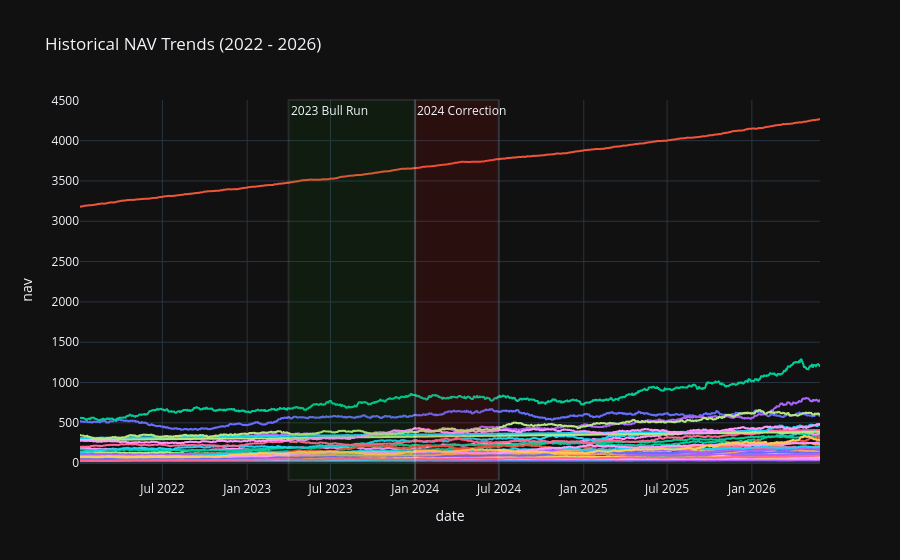

Here is the notebook cell this chart was saved with:
### Markdown cell above
### NAV Trend Analysis (Plotly)

### Code cell
# Pull NAV history and join with fund details
query = """
SELECT n.date, n.nav, f.scheme_name 
FROM fact_nav n
JOIN dim_fund f ON n.amfi_code = f.amfi_code
"""
nav_df = pd.read_sql(query, conn)
nav_df['date'] = pd.to_datetime(nav_df['date'])

# Build interactive timeline chart
fig = px.line(nav_df, x='date', y='nav', color='scheme_name', 
              title='Historical NAV Trends (2022 - 2026)')

# Add financial market annotations
fig.add_vrect(x0="2023-04-01", x1="2023-12-31", fillcolor="green", opacity=0.1, 
              annotation_text="2023 Bull Run", annotation_position="top left")
fig.add_vrect(x0="2024-01-01", x1="2024-06-30", fillcolor="red", opacity=0.1, 
              annotation_text="2024 Correction", annotation_position="top left")

fig.update_layout(showlegend=False, template='plotly_dark')
fig.show()

# Save for final report export requirement
fig.write_image("../reports/nav_trends.png")

### Figure 1 — Plotly figure (JSON) as saved in the notebook; plotly's stock layout.template omitted (floating-point values rounded to 4 significant figures; data arrays with more than 128 entries replaced by an {"elided": "..."} marker saying what was removed)
{"data": [{"hovertemplate": "scheme_name=HDFC Top 100 Fund - Regular Plan - Growth<br>date=%{x}<br>nav=%{y}<extra></extra>", "legendgroup": "HDFC Top 100 Fund - Regular Plan - Growth", "line": {"color": "#636efa", "dash": "solid"}, "marker": {"symbol": "circle"}, "mode": "lines", "name": "HDFC Top 100 Fund - Regular Plan - Growth", "showlegend": true, "type": "scattergl", "x": {"elided": "1608 str values"}, "xaxis": "x", "y": {"elided": "1608 float values"}, "yaxis": "y"}, {"hovertemplate": "scheme_name=HDFC Short Term Debt Fund - Regular - Growth<br>date=%{x}<br>nav=%{y}<extra></extra>", "legendgroup": "HDFC Short Term Debt Fund - Regular - Growth", "line": {"color": "#EF553B", "dash": "solid"}, "marker": {"symbol": "circle"}, "mode": "lines", "name": "HDFC Short Term Debt Fund - Regular - Growth", "showlegend": true, "type": "scattergl", "x": {"elided": "1608 str values"}, "xaxis": "x", "y": {"elided": "1608 float values"}, "yaxis": "y"}, {"hovertemplate": "scheme_name=HDFC Mid-Cap Opportunities Fund - Regular - Growth<br>date=%{x}<br>nav=%{y}<extra></extra>", "legendgroup": "HDFC Mid-Cap Opportunities Fund - Regular - Growth", "line": {"color": "#00cc96", "dash": "solid"}, "marker": {"symbol": "circle"}, "mode": "lines", "name": "HDFC Mid-Cap Opportunities Fund - Regular - Growth", "showlegend": true, "type": "scattergl", "x": {"elided": "1608 str values"}, "xaxis": "x", "y": {"elided": "1608 float values"}, "yaxis": "y"}, {"hovertemplate": "scheme_name=ABSL Frontline Equity Fund - Regular - Growth<br>date=%{x}<br>nav=%{y}<extra></extra>", "legendgroup": "ABSL Frontline Equity Fund - Regular - Growth", "line": {"color": "#ab63fa", "dash": "solid"}, "marker": {"symbol": "circle"}, "mode": "lines", "name": "ABSL Frontline Equity Fund - Regular - Growth", "showlegend": true, "type": "scattergl", "x": {"elided": "1608 str values"}, "xaxis": "x", "y": {"elided": "1608 float values"}, "yaxis": "y"}, {"hovertemplate": "scheme_name=ABSL Small Cap Fund - Regular - Growth<br>date=%{x}<br>nav=%{y}<extra></extra>", "legendgroup": "ABSL Small Cap Fund - Regular - Growth", "line": {"color": "#FFA15A", "dash": "solid"}, "marker": {"symbol": "circle"}, "mode": "lines", "name": "ABSL Small Cap Fund - Regular - Growth", "showlegend": true, "type": "scattergl", "x": {"elided": "1608 str values"}, "xaxis": "x", "y": {"elided": "1608 float values"}, "yaxis": "y"}, {"hovertemplate": "scheme_name=ABSL Liquid Fund - Regular - Growth<br>date=%{x}<br>nav=%{y}<extra></extra>", "legendgroup": "ABSL Liquid Fund - Regular - Growth", "line": {"color": "#19d3f3", "dash": "solid"}, "marker": {"symbol": "circle"}, "mode": "lines", "name": "ABSL Liquid Fund - Regular - Growth", "showlegend": true, "type": "scattergl", "x": {"elided": "1608 str values"}, "xaxis": "x", "y": {"elided": "1608 float values"}, "yaxis": "y"}, {"hovertemplate": "scheme_name=UTI Nifty 50 Index Fund - Regular - Growth<br>date=%{x}<br>nav=%{y}<extra></extra>", "legendgroup": "UTI Nifty 50 Index Fund - Regular - Growth", "line": {"color": "#FF6692", "dash": "solid"}, "marker": {"symbol": "circle"}, "mode": "lines", "name": "UTI Nifty 50 Index Fund - Regular - Growth", "showlegend": true, "type": "scattergl", "x": {"elided": "1608 str values"}, "xaxis": "x", "y": {"elided": "1608 float values"}, "yaxis": "y"}, {"hovertemplate": "scheme_name=UTI Mid Cap Fund - Regular - Growth<br>date=%{x}<br>nav=%{y}<extra></extra>", "legendgroup": "UTI Mid Cap Fund - Regular - Growth", "line": {"color": "#B6E880", "dash": "solid"}, "marker": {"symbol": "circle"}, "mode": "lines", "name": "UTI Mid Cap Fund - Regular - Growth", "showlegend": true, "type": "scattergl", "x": {"elided": "1608 str values"}, "xaxis": "x", "y": {"elided": "1608 float values"}, "yaxis": "y"}, {"hovertemplate": "scheme_name=UTI Flexi Cap Fund - Regular - Growth<br>date=%{x}<br>nav=%{y}<extra></extra>", "legendgroup": "UTI Flexi Cap Fund - Regular - Growth", "line": {"color": "#FF97FF", "dash": "solid"}, "marker": {"symbol": "circle"}, "mode": "lines", "name": "UTI Flexi Cap Fund - Regular - Growth", "showlegend": true, "type": "scattergl", "x": {"elided": "1608 str values"}, "xaxis": "x", "y": {"elided": "1608 float values"}, "yaxis": "y"}, {"hovertemplate": "scheme_name=Nippon India Large Cap Fund - Regular - Growth<br>date=%{x}<br>nav=%{y}<extra></extra>", "legendgroup": "Nippon India Large Cap Fund - Regular - Growth", "line": {"color": "#FECB52", "dash": "solid"}, "marker": {"symbol": "circle"}, "mode": "lines", "name": "Nippon India Large Cap Fund - Regular - Growth", "showlegend": true, "type": "scattergl", "x": {"elided": "1608 str values"}, "xaxis": "x", "y": {"elided": "1608 float values"}, "yaxis": "y"}, {"hovertemplate": "scheme_name=Nippon India Large Cap Fund - Direct - Growth<br>date=%{x}<br>nav=%{y}<extra></extra>", "legendgroup": "Nippon India Large Cap Fund - Direct - Growth", "line": {"color": "#636efa", "dash": "solid"}, "marker": {"symbol": "circle"}, "mode": "lines", "name": "Nippon India Large Cap Fund - Direct - Growth", "showlegend": true, "type": "scattergl", "x": {"elided": "1608 str values"}, "xaxis": "x", "y": {"elided": "1608 float values"}, "yaxis": "y"}, {"hovertemplate": "scheme_name=Nippon India Small Cap Fund - Regular - Growth<br>date=%{x}<br>nav=%{y}<extra></extra>", "legendgroup": "Nippon India Small Cap Fund - Regular - Growth", "line": {"color": "#EF553B", "dash": "solid"}, "marker": {"symbol": "circle"}, "mode": "lines", "name": "Nippon India Small Cap Fund - Regular - Growth", "showlegend": true, "type": "scattergl", "x": {"elided": "1608 str values"}, "xaxis": "x", "y": {"elided": "1608 float values"}, "yaxis": "y"}, {"hovertemplate": "scheme_name=Nippon India ETF Nifty 50 BeES<br>date=%{x}<br>nav=%{y}<extra></extra>", "legendgroup": "Nippon India ETF Nifty 50 BeES", "line": {"color": "#00cc96", "dash": "solid"}, "marker": {"symbol": "circle"}, "mode": "lines", "name": "Nippon India ETF Nifty 50 BeES", "showlegend": true, "type": "scattergl", "x": {"elided": "1608 str values"}, "xaxis": "x", "y": {"elided": "1608 float values"}, "yaxis": "y"}, {"hovertemplate": "scheme_name=Nippon India Gilt Securities Fund - Regular - Growth<br>date=%{x}<br>nav=%{y}<extra></extra>", "legendgroup": "Nippon India Gilt Securities Fund - Regular - Growth", "line": {"color": "#ab63fa", "dash": "solid"}, "marker": {"symbol": "circle"}, "mode": "lines", "name": "Nippon India Gilt Securities Fund - Regular - Growth", "showlegend": true, "type": "scattergl", "x": {"elided": "1608 str values"}, "xaxis": "x", "y": {"elided": "1608 float values"}, "yaxis": "y"}, {"hovertemplate": "scheme_name=Axis Bluechip Fund - Regular - Growth<br>date=%{x}<br>nav=%{y}<extra></extra>", "legendgroup": "Axis Bluechip Fund - Regular - Growth", "line": {"color": "#FFA15A", "dash": "solid"}, "marker": {"symbol": "circle"}, "mode": "lines", "name": "Axis Bluechip Fund - Regular - Growth", "showlegend": true, "type": "scattergl", "x": {"elided": "1608 str values"}, "xaxis": "x", "y": {"elided": "1608 float values"}, "yaxis": "y"}, {"hovertemplate": "scheme_name=Axis Bluechip Fund - Direct - Growth<br>date=%{x}<br>nav=%{y}<extra></extra>", "legendgroup": "Axis Bluechip Fund - Direct - Growth", "line": {"color": "#19d3f3", "dash": "solid"}, "marker": {"symbol": "circle"}, "mode": "lines", "name": "Axis Bluechip Fund - Direct - Growth", "showlegend": true, "type": "scattergl", "x": {"elided": "1608 str values"}, "xaxis": "x", "y": {"elided": "1608 float values"}, "yaxis": "y"}, {"hovertemplate": "scheme_name=Axis Midcap Fund - Regular - Growth<br>date=%{x}<br>nav=%{y}<extra></extra>", "legendgroup": "Axis Midcap Fund - Regular - Growth", "line": {"color": "#FF6692", "dash": "solid"}, "marker": {"symbol": "circle"}, "mode": "lines", "name": "Axis Midcap Fund - Regular - Growth", "showlegend": true, "type": "scattergl", "x": {"elided": "1608 str values"}, "xaxis": "x", "y": {"elided": "1608 float values"}, "yaxis": "y"}, {"hovertemplate": "scheme_name=Axis Small Cap Fund - Regular - Growth<br>date=%{x}<br>nav=%{y}<extra></extra>", "legendgroup": "Axis Small Cap Fund - Regular - Growth", "line": {"color": "#B6E880", "dash": "solid"}, "marker": {"symbol": "circle"}, "mode": "lines", "name": "Axis Small Cap Fund - Regular - Growth", "showlegend": true, "type": "scattergl", "x": {"elided": "1608 str values"}, "xaxis": "x", "y": {"elided": "1608 float values"}, "yaxis": "y"}, {"hovertemplate": "scheme_name=SBI Magnum Gilt Fund - Regular Plan - Growth<br>date=%{x}<br>nav=%{y}<extra></extra>", "legendgroup": "SBI Magnum Gilt Fund - Regular Plan - Growth", "line": {"color": "#FF97FF", "dash": "solid"}, "marker": {"symbol": "circle"}, "mode": "lines", "name": "SBI Magnum Gilt Fund - Regular Plan - Growth", "showlegend": true, "type": "scattergl", "x": {"elided": "1608 str values"}, "xaxis": "x", "y": {"elided": "1608 float values"}, "yaxis": "y"}, {"hovertemplate": "scheme_name=SBI Bluechip Fund - Regular Plan - Growth<br>date=%{x}<br>nav=%{y}<extra></extra>", "legendgroup": "SBI Bluechip Fund - Regular Plan - Growth", "line": {"color": "#FECB52", "dash": "solid"}, "marker": {"symbol": "circle"}, "mode": "lines", "name": "SBI Bluechip Fund - Regular Plan - Growth", "showlegend": true, "type": "scattergl", "x": {"elided": "1608 str values"}, "xaxis": "x", "y": {"elided": "1608 float values"}, "yaxis": "y"}, {"hovertemplate": "scheme_name=SBI Bluechip Fund - Direct Plan - Growth<br>date=%{x}<br>nav=%{y}<extra></extra>", "legendgroup": "SBI Bluechip Fund - Direct Plan - Growth", "line": {"color": "#636efa", "dash": "solid"}, "marker": {"symbol": "circle"}, "mode": "lines", "name": "SBI Bluechip Fund - Direct Plan - Growth", "showlegend": true, "type": "scattergl", "x": {"elided": "1608 str values"}, "xaxis": "x", "y": {"elided": "1608 float values"}, "yaxis": "y"}, {"hovertemplate": "scheme_name=SBI Small Cap Fund - Regular Plan - Growth<br>date=%{x}<br>nav=%{y}<extra></extra>", "legendgroup": "SBI Small Cap Fund - Regular Plan - Growth", "line": {"color": "#EF553B", "dash": "solid"}, "marker": {"symbol": "circle"}, "mode": "lines", "name": "SBI Small Cap Fund - Regular Plan - Growth", "showlegend": true, "type": "scattergl", "x": {"elided": "1608 str values"}, "xaxis": "x", "y": {"elided": "1608 float values"}, "yaxis": "y"}, {"hovertemplate": "scheme_name=SBI Small Cap Fund - Direct Plan - Growth<br>date=%{x}<br>nav=%{y}<extra></extra>", "legendgroup": "SBI Small Cap Fund - Direct Plan - Growth", "line": {"color": "#00cc96", "dash": "solid"}, "marker": {"symbol": "circle"}, "mode": "lines", "name": "SBI Small Cap Fund - Direct Plan - Growth", "showlegend": true, "type": "scattergl", "x": {"elided": "1608 str values"}, "xaxis": "x", "y": {"elided": "1608 float values"}, "yaxis": "y"}, {"hovertemplate": "scheme_name=ICICI Pru Bluechip Fund - Regular - Growth<br>date=%{x}<br>nav=%{y}<extra></extra>", "legendgroup": "ICICI Pru Bluechip Fund - Regular - Growth", "line": {"color": "#ab63fa", "dash": "solid"}, "marker": {"symbol": "circle"}, "mode": "lines", "name": "ICICI Pru Bluechip Fund - Regular - Growth", "showlegend": true, "type": "scattergl", "x": {"elided": "1608 str values"}, "xaxis": "x", "y": {"elided": "1608 float values"}, "yaxis": "y"}, {"hovertemplate": "scheme_name=ICICI Pru Bluechip Fund - Direct - Growth<br>date=%{x}<br>nav=%{y}<extra></extra>", "legendgroup": "ICICI Pru Bluechip Fund - Direct - Growth", "line": {"color": "#FFA15A", "dash": "solid"}, "marker": {"symbol": "circle"}, "mode": "lines", "name": "ICICI Pru Bluechip Fund - Direct - Growth", "showlegend": true, "type": "scattergl", "x": {"elided": "1608 str values"}, "xaxis": "x", "y": {"elided": "1608 float values"}, "yaxis": "y"}, {"hovertemplate": "scheme_name=ICICI Pru Midcap Fund - Regular - Growth<br>date=%{x}<br>nav=%{y}<extra></extra>", "legendgroup": "ICICI Pru Midcap Fund - Regular - Growth", "line": {"color": "#19d3f3", "dash": "solid"}, "marker": {"symbol": "circle"}, "mode": "lines", "name": "ICICI Pru Midcap Fund - Regular - Growth", "showlegend": true, "type": "scattergl", "x": {"elided": "1608 str values"}, "xaxis": "x", "y": {"elided": "1608 float values"}, "yaxis": "y"}, {"hovertemplate": "scheme_name=ICICI Pru Value Discovery Fund - Regular - Growth<br>date=%{x}<br>nav=%{y}<extra></extra>", "legendgroup": "ICICI Pru Value Discovery Fund - Regular - Growth", "line": {"color": "#FF6692", "dash": "solid"}, "marker": {"symbol": "circle"}, "mode": "lines", "name": "ICICI Pru Value Discovery Fund - Regular - Growth", "showlegend": true, "type": "scattergl", "x": {"elided": "1608 str values"}, "xaxis": "x", "y": {"elided": "1608 float values"}, "yaxis": "y"}, {"hovertemplate": "scheme_name=ICICI Pru Liquid Fund - Regular - Growth<br>date=%{x}<br>nav=%{y}<extra></extra>", "legendgroup": "ICICI Pru Liquid Fund - Regular - Growth", "line": {"color": "#B6E880", "dash": "solid"}, "marker": {"symbol": "circle"}, "mode": "lines", "name": "ICICI Pru Liquid Fund - Regular - Growth", "showlegend": true, "type": "scattergl", "x": {"elided": "1608 str values"}, "xaxis": "x", "y": {"elided": "1608 float values"}, "yaxis": "y"}, {"hovertemplate": "scheme_name=Kotak Bluechip Fund - Regular - Growth<br>date=%{x}<br>nav=%{y}<extra></extra>", "legendgroup": "Kotak Bluechip Fund - Regular - Growth", "line": {"color": "#FF97FF", "dash": "solid"}, "marker": {"symbol": "circle"}, "mode": "lines", "name": "Kotak Bluechip Fund - Regular - Growth", "showlegend": true, "type": "scattergl", "x": {"elided": "1608 str values"}, "xaxis": "x", "y": {"elided": "1608 float values"}, "yaxis": "y"}, {"hovertemplate": "scheme_name=Kotak Emerging Equity Fund - Regular - Growth<br>date=%{x}<br>nav=%{y}<extra></extra>", "legendgroup": "Kotak Emerging Equity Fund - Regular - Growth", "line": {"color": "#FECB52", "dash": "solid"}, "marker": {"symbol": "circle"}, "mode": "lines", "name": "Kotak Emerging Equity Fund - Regular - Growth", "showlegend": true, "type": "scattergl", "x": {"elided": "1608 str values"}, "xaxis": "x", "y": {"elided": "1608 float values"}, "yaxis": "y"}, {"hovertemplate": "scheme_name=Kotak Flexicap Fund - Regular - Growth<br>date=%{x}<br>nav=%{y}<extra></extra>", "legendgroup": "Kotak Flexicap Fund - Regular - Growth", "line": {"color": "#636efa", "dash": "solid"}, "marker": {"symbol": "circle"}, "mode": "lines", "name": "Kotak Flexicap Fund - Regular - Growth", "showlegend": true, "type": "scattergl", "x": {"elided": "1608 str values"}, "xaxis": "x", "y": {"elided": "1608 float values"}, "yaxis": "y"}, {"hovertemplate": "scheme_name=Kotak Liquid Fund - Regular - Growth<br>date=%{x}<br>nav=%{y}<extra></extra>", "legendgroup": "Kotak Liquid Fund - Regular - Growth", "line": {"color": "#EF553B", "dash": "solid"}, "marker": {"symbol": "circle"}, "mode": "lines", "name": "Kotak Liquid Fund - Regular - Growth", "showlegend": true, "type": "scattergl", "x": {"elided": "1608 str values"}, "xaxis": "x", "y": {"elided": "1608 float values"}, "yaxis": "y"}, {"hovertemplate": "scheme_name=HDFC Top 100 Fund - Direct Plan - Growth<br>date=%{x}<br>nav=%{y}<extra></extra>", "legendgroup": "HDFC Top 100 Fund - Direct Plan - Growth", "line": {"color": "#00cc96", "dash": "solid"}, "marker": {"symbol": "circle"}, "mode": "lines", "name": "HDFC Top 100 Fund - Direct Plan - Growth", "showlegend": true, "type": "scattergl", "x": {"elided": "1608 str values"}, "xaxis": "x", "y": {"elided": "1608 float values"}, "yaxis": "y"}, {"hovertemplate": "scheme_name=HDFC Mid-Cap Opportunities Fund - Direct - Growth<br>date=%{x}<br>nav=%{y}<extra></extra>", "legendgroup": "HDFC Mid-Cap Opportunities Fund - Direct - Growth", "line": {"color": "#ab63fa", "dash": "solid"}, "marker": {"symbol": "circle"}, "mode": "lines", "name": "HDFC Mid-Cap Opportunities Fund - Direct - Growth", "showlegend": true, "type": "scattergl", "x": {"elided": "1608 str values"}, "xaxis": "x", "y": {"elided": "1608 float values"}, "yaxis": "y"}, {"hovertemplate": "scheme_name=Mirae Asset Large Cap Fund - Regular - Growth<br>date=%{x}<br>nav=%{y}<extra></extra>", "legendgroup": "Mirae Asset Large Cap Fund - Regular - Growth", "line": {"color": "#FFA15A", "dash": "solid"}, "marker": {"symbol": "circle"}, "mode": "lines", "name": "Mirae Asset Large Cap Fund - Regular - Growth", "showlegend": true, "type": "scattergl", "x": {"elided": "1608 str values"}, "xaxis": "x", "y": {"elided": "1608 float values"}, "yaxis": "y"}, {"hovertemplate": "scheme_name=Mirae Asset Emerging Bluechip Fund - Regular - Growth<br>date=%{x}<br>nav=%{y}<extra></extra>", "legendgroup": "Mirae Asset Emerging Bluechip Fund - Regular - Growth", "line": {"color": "#19d3f3", "dash": "solid"}, "marker": {"symbol": "circle"}, "mode": "lines", "name": "Mirae Asset Emerging Bluechip Fund - Regular - Growth", "showlegend": true, "type": "scattergl", "x": {"elided": "1608 str values"}, "xaxis": "x", "y": {"elided": "1608 float values"}, "yaxis": "y"}, {"hovertemplate": "scheme_name=Mirae Asset Tax Saver Fund - Regular - Growth<br>date=%{x}<br>nav=%{y}<extra></extra>", "legendgroup": "Mirae Asset Tax Saver Fund - Regular - Growth", "line": {"color": "#FF6692", "dash": "solid"}, "marker": {"symbol": "circle"}, "mode": "lines", "name": "Mirae Asset Tax Saver Fund - Regular - Growth", "showlegend": true, "type": "scattergl", "x": {"elided": "1608 str values"}, "xaxis": "x", "y": {"elided": "1608 float values"}, "yaxis": "y"}, {"hovertemplate": "scheme_name=DSP Top 100 Equity Fund - Regular - Growth<br>date=%{x}<br>nav=%{y}<extra></extra>", "legendgroup": "DSP Top 100 Equity Fund - Regular - Growth", "line": {"color": "#B6E880", "dash": "solid"}, "marker": {"symbol": "circle"}, "mode": "lines", "name": "DSP Top 100 Equity Fund - Regular - Growth", "showlegend": true, "type": "scattergl", "x": {"elided": "1608 str values"}, "xaxis": "x", "y": {"elided": "1608 float values"}, "yaxis": "y"}, {"hovertemplate": "scheme_name=DSP Midcap Fund - Regular - Growth<br>date=%{x}<br>nav=%{y}<extra></extra>", "legendgroup": "DSP Midcap Fund - Regular - Growth", "line": {"color": "#FF97FF", "dash": "solid"}, "marker": {"symbol": "circle"}, "mode": "lines", "name": "DSP Midcap Fund - Regular - Growth", "showlegend": true, "type": "scattergl", "x": {"elided": "1608 str values"}, "xaxis": "x", "y": {"elided": "1608 float values"}, "yaxis": "y"}, {"hovertemplate": "scheme_name=DSP Small Cap Fund - Regular - Growth<br>date=%{x}<br>nav=%{y}<extra></extra>", "legendgroup": "DSP Small Cap Fund - Regular - Growth", "line": {"color": "#FECB52", "dash": "solid"}, "marker": {"symbol": "circle"}, "mode": "lines", "name": "DSP Small Cap Fund - Regular - Growth", "showlegend": true, "type": "scattergl", "x": {"elided": "1608 str values"}, "xaxis": "x", "y": {"elided": "1608 float values"}, "yaxis": "y"}], "layout": {"annotations": [{"showarrow": false, "text": "2023 Bull Run", "x": "2023-04-01", "xanchor": "left", "xref": "x", "y": 1, "yanchor": "top", "yref": "y domain"}, {"showarrow": false, "text": "2024 Correction", "x": "2024-01-01", "xanchor": "left", "xref": "x", "y": 1, "yanchor": "top", "yref": "y domain"}], "legend": {"title": {"text": "scheme_name"}, "tracegroupgap": 0}, "shapes": [{"fillcolor": "green", "opacity": 0.1, "type": "rect", "x0": "2023-04-01", "x1": "2023-12-31", "xref": "x", "y0": 0, "y1": 1, "yref": "y domain"}, {"fillcolor": "red", "opacity": 0.1, "type": "rect", "x0": "2024-01-01", "x1": "2024-06-30", "xref": "x", "y0": 0, "y1": 1, "yref": "y domain"}], "showlegend": false, "title": {"text": "Historical NAV Trends (2022 - 2026)"}, "xaxis": {"anchor": "y", "domain": [0, 1], "title": {"text": "date"}}, "yaxis": {"anchor": "x", "domain": [0, 1], "title": {"text": "nav"}}}}
